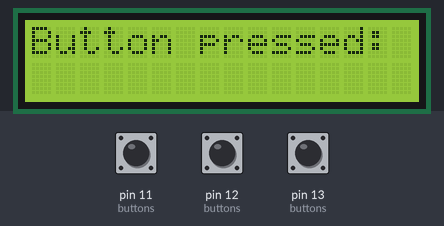
Simulated run of this sketch. Board: Arduino Uno, built with avr-gcc and run on an emulated ATmega328P. On the bench: 16×2 character LCD. The inputs (shaded band) are chosen by the test bench; at power-on: pin 11 (buttons) LOW, pin 12 (buttons) LOW, pin 13 (buttons) LOW. What the sketch prints to the serial monitor is not drawn.

Above: at 1.2 s.
1.3 s: pin 11 (buttons) pulled HIGH for 0.15 s
At 1.8 s:
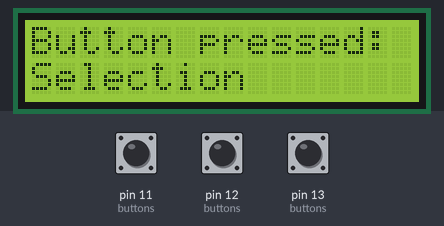
4.4 s: pin 12 (buttons) pulled HIGH for 0.15 s
At 5.3 s:
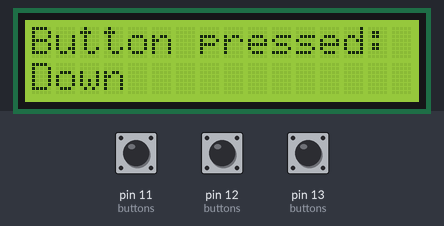
7.5 s: pin 13 (buttons) pulled HIGH for 0.15 s
At 8.9 s:
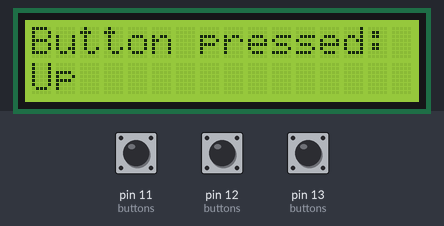
10.6 s: pin 13 (buttons) pulled HIGH for 1 s
14.1 s: pin 13 (buttons) pulled HIGH for 3.2 s
Timing chart, 0 to 17.1 s (numbered marks = the images above; inputs shaded):
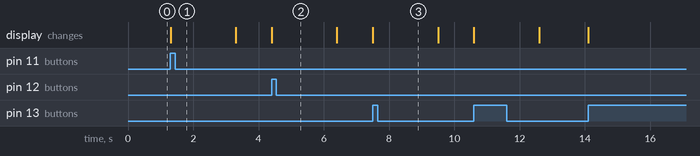

Measured:
- after the input at 1.3 s, the display: changes at once (image 1)
- after the input at 4.4 s, the display: changes at once (image 2)
- after the input at 7.5 s, the display: changes at once (image 3)

The sketch:

LCD_Button_Demo1.ino
```cpp
#include <LiquidCrystal.h>
#include <Wire.h>

LiquidCrystal lcd(2,3,4,5,6,7);

typedef struct{
  char* function;
  int pinNum;
} push_button;

push_button buttons[3] = {
   {"Up", 13},
   {"Down", 12},
   {"Selection" , 11}
};

void setup() {
  // set up the LCD's number of columns and rows:
  lcd.begin(16, 2);
  // Print a message to the LCD.
  lcd.print("Button pressed:");

  Wire.begin();        // Join i2c bus
  Serial.begin(9600);  // Start serial for output

  pinMode(buttons[0].pinNum, INPUT);
  pinMode(buttons[1].pinNum, INPUT);
  pinMode(buttons[2].pinNum, INPUT);
}

void loop() {
  lcd.setCursor(0, 1);

  if(digitalRead(buttons[0].pinNum) == HIGH){
    Serial.println(buttons[0].pinNum);
    lcd.print(buttons[0].function);
    delay(2000);
  }

  else if(digitalRead(buttons[1].pinNum) == HIGH){
    Serial.println(buttons[1].pinNum);
    lcd.print(buttons[1].function);
    delay(2000);
  }

  else if(digitalRead(buttons[2].pinNum) == HIGH){
    Serial.println(buttons[2].pinNum);
    lcd.print(buttons[2].function);
    delay(2000);
  }

  lcd.print("           ");

}
```
